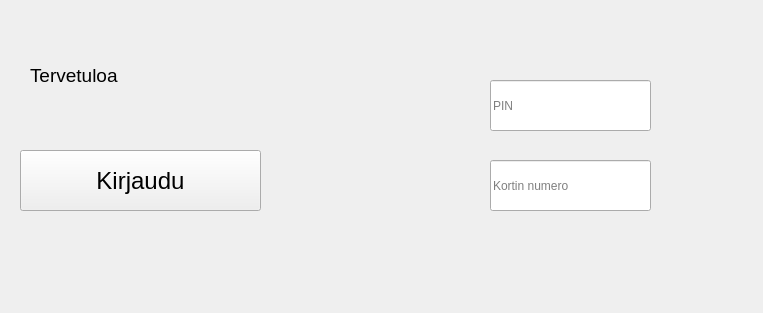
<?xml version="1.0" encoding="UTF-8"?>
<ui version="4.0">
 <class>Login</class>
 <widget class="QWidget" name="Login">
  <property name="geometry">
   <rect>
    <x>0</x>
    <y>0</y>
    <width>763</width>
    <height>313</height>
   </rect>
  </property>
  <property name="windowTitle">
   <string>Form</string>
  </property>
  <widget class="QLineEdit" name="Pin">
   <property name="geometry">
    <rect>
     <x>490</x>
     <y>80</y>
     <width>161</width>
     <height>51</height>
    </rect>
   </property>
   <property name="inputMask">
    <string/>
   </property>
   <property name="text">
    <string/>
   </property>
   <property name="maxLength">
    <number>4</number>
   </property>
   <property name="frame">
    <bool>true</bool>
   </property>
   <property name="echoMode">
    <enum>QLineEdit::EchoMode::Password</enum>
   </property>
   <property name="readOnly">
    <bool>false</bool>
   </property>
   <property name="placeholderText">
    <string>PIN</string>
   </property>
  </widget>
  <widget class="QLabel" name="TextP">
   <property name="geometry">
    <rect>
     <x>30</x>
     <y>10</y>
     <width>451</width>
     <height>131</height>
    </rect>
   </property>
   <property name="font">
    <font>
     <pointsize>14</pointsize>
    </font>
   </property>
   <property name="text">
    <string>Tervetuloa</string>
   </property>
  </widget>
  <widget class="QPushButton" name="BtnLogin">
   <property name="geometry">
    <rect>
     <x>20</x>
     <y>150</y>
     <width>241</width>
     <height>61</height>
    </rect>
   </property>
   <property name="font">
    <font>
     <pointsize>18</pointsize>
    </font>
   </property>
   <property name="text">
    <string>Kirjaudu</string>
   </property>
  </widget>
  <widget class="QLineEdit" name="cardNumber">
   <property name="geometry">
    <rect>
     <x>490</x>
     <y>160</y>
     <width>161</width>
     <height>51</height>
    </rect>
   </property>
   <property name="text">
    <string/>
   </property>
   <property name="frame">
    <bool>true</bool>
   </property>
   <property name="echoMode">
    <enum>QLineEdit::EchoMode::Password</enum>
   </property>
   <property name="readOnly">
    <bool>false</bool>
   </property>
   <property name="placeholderText">
    <string>Kortin numero</string>
   </property>
  </widget>
 </widget>
 <resources/>
 <connections/>
</ui>
